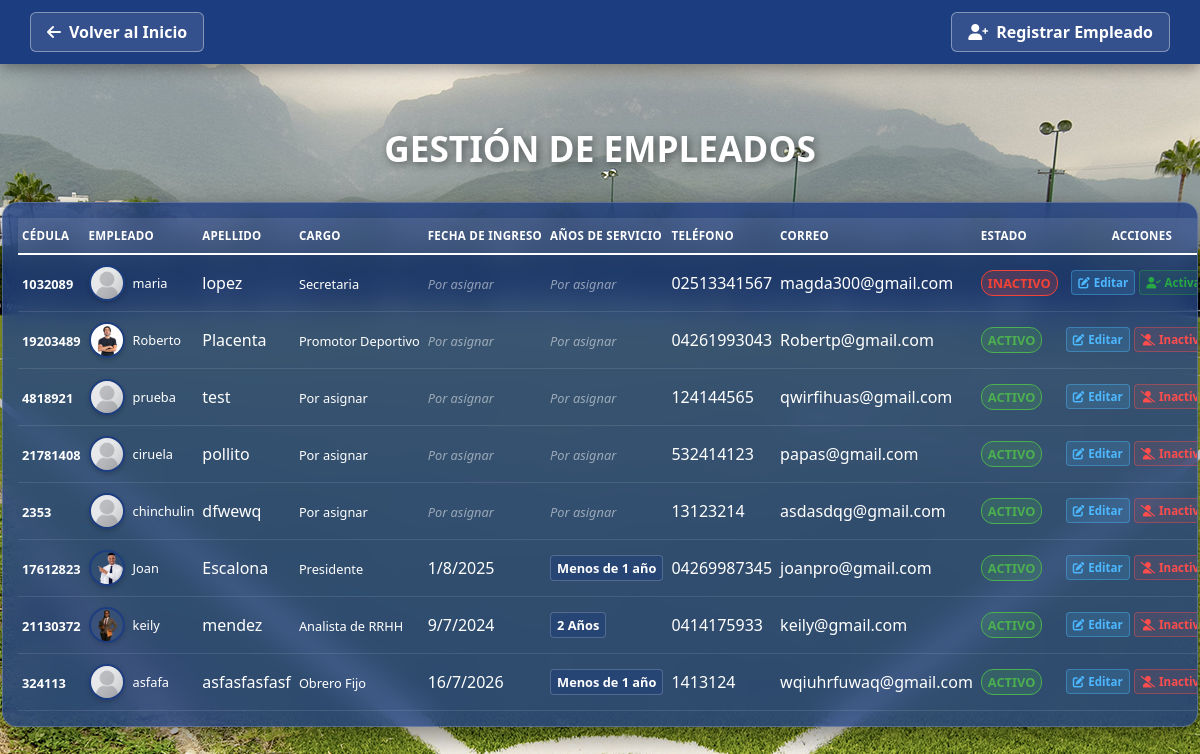
The page /vista/ver_empleados.php?registro=exito on the database its author committed.
### tables this page shows
CREATE TABLE `empleados` (
  `id` int(11) NOT NULL,
  `cedula` varchar(8) NOT NULL,
  `nombre` varchar(100) NOT NULL,
  `apellido` varchar(100) NOT NULL,
  `foto` varchar(255) NOT NULL DEFAULT 'defaultavatar.png',
  `cargo` enum('Por asignar','Presidente','Administrador','Jefe de Planificación','Jefe de la Oficina de la OAC','Promotor Deportivo','Médica','Supervisor Deportivo','Asistente Administrativo','Secretaria','Entrenador Deportivo','Analista de RRHH','Obrero Fijo','Obrero Contratado') NOT NULL DEFAULT 'Por asignar',
  `telefono` varchar(20) NOT NULL,
  `correo` varchar(100) NOT NULL,
  `estado` enum('activo','inactivo') NOT NULL,
  `fecha_ingreso` date DEFAULT NULL
);

### controlador/controlador_empleados.php (called while the page is built, shortened)
<?php
require_once '../controlador/conexion.php';
$sql = "SELECT id, cedula, nombre, apellido, cargo, telefono, correo, estado, foto, fecha_ingreso FROM empleados";
$resultado = $conexion->query($sql);
?>

### vista/ver_empleados.php (the view, shortened to what this page needs)
<?php
require_once '../controlador/controlador_empleados.php';
?>
<!DOCTYPE html>
<html lang="es">
<head>
    <link rel="stylesheet" href="../estilo/style5.css">
    <link rel="stylesheet" href="https://cdnjs.cloudflare.com/ajax/libs/font-awesome/6.0.0/css/all.min.css">
</head>
<body>
    <header class="main-header">
        <div class="header-container">
            <a href="../vista/inicio.php" class="btn-back">
                <i class="fas fa-arrow-left"></i> Volver al Inicio
            </a>
            <a href="registrar_empleado.php" class="btn-back">
                <i class="fas fa-user-plus"></i> Registrar Empleado
            </a>
        </div>
    </header>
    <main class="central-container">
        <h1 class="main-title">Gestión de Empleados</h1>
        <div class="glass-table-container">
            <?php if (isset($resultado) && $resultado->num_rows > 0): ?>
                <table class="user-table">
                    <thead>
                        <tr>
                            <th>Cédula</th>
                            <th>Empleado</th>
                            <th>Apellido</th>
                            <th>Cargo</th>
                            <th>Fecha de Ingreso</th>
                            <th>Años de Servicio</th>
                            <th>Teléfono</th>
                            <th>Correo</th>
                            <th>Estado</th>
                            <th style="text-align: center;">Acciones</th>
                        </tr>
                    </thead>
                    <tbody>
                        <?php while($row = $resultado->fetch_assoc()): ?>
                            <tr>
                                <td><strong><?php echo htmlspecialchars($row['cedula']); ?></strong></td>
                                <td>
                                    <div class="col-empleado">
                                        <?php
                                        if (!empty($row['foto']) && $row['foto'] !== 'defaultavatar.png' && file_exists("../fotos_empleados/" . $row['foto'])) {
                                            $ruta_foto = "../fotos_empleados/" . $row['foto'];
                                        } else {
                                            $ruta_foto = "../estilo/defaultavatar.png";
                                        }
                                        ?>
                                        <img src="<?php echo $ruta_foto; ?>?v=<?php echo time(); ?>"
                                             alt="Foto"
                                             class="avatar-tabla"
                                             style="cursor: pointer;"
                                             onclick="ampliarImagen('<?php echo $ruta_foto; ?>')">
                                        <span><?php echo htmlspecialchars($row['nombre']); ?></span>
                                    </div>
                                </td>
                                <td><?php echo htmlspecialchars($row['apellido']); ?></td>
                                <td>
                                    <span class="badge-cargo">
                                        <?php echo htmlspecialchars($row['cargo']); ?>
                                    </span>
                                </td>
                                <td>
                                    <?php
                                    if (!empty($row['fecha_ingreso'])) {
                                        $date = new DateTime($row['fecha_ingreso']);
                                        echo $date->format('j/n/Y');
                                    } else {
                                        echo '<span class="text-por-asignar">Por asignar</span>';
                                    }
                                    ?>
                                </td>
                                <td>
                                    <?php
                                    if (!empty($row['fecha_ingreso'])) {
                                        $fecha_ingreso = new DateTime($row['fecha_ingreso']);
                                        $hoy = new DateTime();
                                        $diferencia = $hoy->diff($fecha_ingreso);
                                        $anios = $diferencia->y;
                                        if ($anios == 0) {
                                            echo '<span class="badge-antiguedad">Menos de 1 año</span>';
                                        } elseif ($anios == 1) {
                                            echo '<span class="badge-antiguedad">1 Año</span>';
                                        } else {
                                            echo '<span class="badge-antiguedad">' . $anios . ' Años</span>';
                                        }
                                    } else {
                                        echo '<span class="text-por-asignar">Por asignar</span>';
                                    }
                                    ?>
                                </td>
                                <td><?php echo htmlspecialchars($row['telefono']); ?></td>
                                <td><?php echo htmlspecialchars($row['correo']); ?></td>
                                <td>
                                    <?php
                                    $clase = ($row['estado'] == 'activo') ? 'estado-activo' : 'estado-inactivo';
                                    ?>
                                    <span class="badge-estado <?php echo $clase; ?>">
                                        <?php echo htmlspecialchars($row['estado']); ?>
                                    </span>
                                </td>
                                <td class="action-cell">
                                    <div class="action-buttons-wrapper">
                                        <a href="editar_empleado.php?id=<?php echo $row['id']; ?>" class="btn-table edit">
                                            <i class="fas fa-edit"></i> Editar
                                        </a>
                                        <?php if ($row['estado'] == 'activo'): ?>
                                            <a href="../controlador/controlador_estado_empleado.php?id=<?php echo $row['id']; ?>&actual=activo" class="btn-inactivar">
                                                <i class="fas fa-user-slash"></i> Inactivar
                                            </a>
                                        <?php else: ?>
                                            <a href="../controlador/controlador_estado_empleado.php?id=<?php echo $row['id']; ?>&actual=inactivo" class="btn-activar">
                                                <i class="fas fa-user-check"></i> Activar
                                            </a>
                                        <?php endif; ?>
                                    </div>
                                </td>
                            </tr>
                        <?php endwhile; ?>
                    </tbody>
                </table>
            <?php endif; ?>
        </div>
    </main>
</body>
</html>

### estilo/style5.css (style rules this page uses)
body { margin: 0; padding: 0; font-family: 'Segoe UI', sans-serif; background-image: url('../estilo/background_cancha.jpg'); background-size: cover; background-position: center; background-attachment: fixed; height: 100vh; overflow-x: hidden; }
.main-header { background-color: #1D3D81; width: 100%; padding: 12px 0; position: fixed; top: 0; z-index: 1000; box-shadow: 0 4px 15px rgba(0,0,0,0.4); }
.header-container { display: flex; justify-content: space-between; align-items: center; padding: 0 30px; }
.btn-back { background: rgba(255, 255, 255, 0.1); color: white; text-decoration: none; padding: 8px 16px; border-radius: 6px; border: 1px solid rgba(255, 255, 255, 0.4); font-weight: 600; transition: 0.3s; display: flex; align-items: center; gap: 8px; }
.central-container { padding-top: 100px; display: flex; flex-direction: column; align-items: center; width: 100%; }
.main-title { color: white; font-size: 2.2rem; text-transform: uppercase; text-shadow: 2px 2px 8px rgba(0,0,0,0.5); margin-bottom: 30px; }
.glass-table-container { background: rgba(29, 61, 129, 0.8); backdrop-filter: blur(15px); -webkit-backdrop-filter: blur(15px); border: 1px solid rgba(255, 255, 255, 0.2); border-radius: 15px; padding: 15px; width: 97%; max-width: 100vw; box-shadow: 0 10px 30px rgba(0,0,0,0.5); overflow-x: hidden; margin: 0 auto 30px auto; }
.user-table { width: 100%; border-collapse: collapse; color: white; text-align: left; table-layout: auto; }
.user-table thead tr { background-color: rgba(255, 255, 255, 0.1); border-bottom: 2px solid white; }
.user-table th { color: #FFFF; font-weight: bold; text-transform: uppercase; font-size: 0.72rem; letter-spacing: 0.3px; }
.user-table th, .user-table td { padding: 10px 4px; white-space: nowrap; }
.user-table tbody tr { border-bottom: 1px solid rgba(255, 255, 255, 0.1); transition: background 0.3s; }
.user-table td strong { font-size: 0.8rem; }
.user-table td span { font-size: 0.8rem; }
.action-cell { text-align: center; }
.action-buttons-wrapper { display: inline-flex; gap: 4px; justify-content: center; align-items: center; }
.btn-table, .btn-activar, .btn-inactivar { text-decoration: none; padding: 4px 6px; border-radius: 4px; font-size: 0.72rem; font-weight: 600; display: inline-flex; align-items: center; gap: 4px; transition: all 0.3s ease; border: 1px solid transparent; white-space: nowrap; }
.btn-table.edit { background: rgba(77, 184, 255, 0.15); color: #4db8ff; border-color: rgba(77, 184, 255, 0.4); }
.btn-inactivar { background: rgba(255, 77, 77, 0.1); color: #ff4d4d; border-color: rgba(255, 77, 77, 0.4); }
.btn-activar { background: rgba(40, 167, 69, 0.1); color: #28a745; border-color: rgba(40, 167, 69, 0.4); }
.badge-estado { padding: 3px 6px; border-radius: 12px; font-size: 0.72rem; font-weight: bold; text-transform: uppercase; display: inline-block; }
.estado-activo { background: rgba(76, 175, 80, 0.2); color: #4caf50; border: 1px solid #4caf50; }
.estado-inactivo { background: rgba(244, 67, 54, 0.2); color: #f44336; border: 1px solid #f44336; }
.badge-antiguedad { background-color: rgba(29, 61, 129, 0.4); color: #ffffff; padding: 3px 6px; border-radius: 4px; font-weight: bold; font-size: 0.78rem; border: 1px solid rgba(255, 255, 255, 0.2); display: inline-block; }
.text-por-asignar { color: rgba(255, 255, 255, 0.5); font-style: italic; font-size: 0.8rem; }
.col-empleado { display: flex; align-items: center; gap: 8px; text-align: left; }
.avatar-tabla { width: 32px; height: 32px; border-radius: 50%; object-fit: cover; border: 2px solid #1D3D81; box-shadow: 0 2px 5px rgba(0, 0, 0, 0.2); transition: transform 0.2s ease; }

### rows shown on the page
empleados: cedula "1032089", foto (placeholder picture), nombre "maria", apellido "lopez", cargo "Secretaria", shows "Por asignar", telefono "02513341567", correo "magda300@gmail.com", estado "INACTIVO"
empleados: cedula "19203489", foto (picture), nombre "Roberto", apellido "Placenta", cargo "Promotor Deportivo", shows "Por asignar", telefono "04261993043", correo "Robertp@gmail.com", estado "ACTIVO"
empleados: cedula "4818921", foto (placeholder picture), nombre "prueba", apellido "test", cargo "Por asignar", telefono "124144565", correo "qwirfihuas@gmail.com", estado "ACTIVO"
empleados: cedula "21781408", foto (placeholder picture), nombre "ciruela", apellido "pollito", cargo "Por asignar", telefono "532414123", correo "papas@gmail.com", estado "ACTIVO"
empleados: cedula "2353", foto (placeholder picture), nombre "chinchulin", apellido "dfwewq", cargo "Por asignar", telefono "13123214", correo "asdasdqg@gmail.com", estado "ACTIVO"
empleados: cedula "17612823", foto (picture), nombre "Joan", apellido "Escalona", cargo "Presidente", fecha_ingreso "1/8/2025", shows "Menos de 1 año", telefono "04269987345", correo "joanpro@gmail.com", estado "ACTIVO"
empleados: cedula "21130372", foto (picture), nombre "keily", apellido "mendez", cargo "Analista de RRHH", fecha_ingreso "9/7/2024", telefono "0414175933", correo "keily@gmail.com", estado "ACTIVO"
empleados: cedula "324113", foto (placeholder picture), nombre "asfafa", apellido "asfasfasfasf", cargo "Obrero Fijo", fecha_ingreso "16/7/2026", shows "Menos de 1 año", telefono "1413124", correo "wqiuhrfuwaq@gmail.com", estado "ACTIVO"
